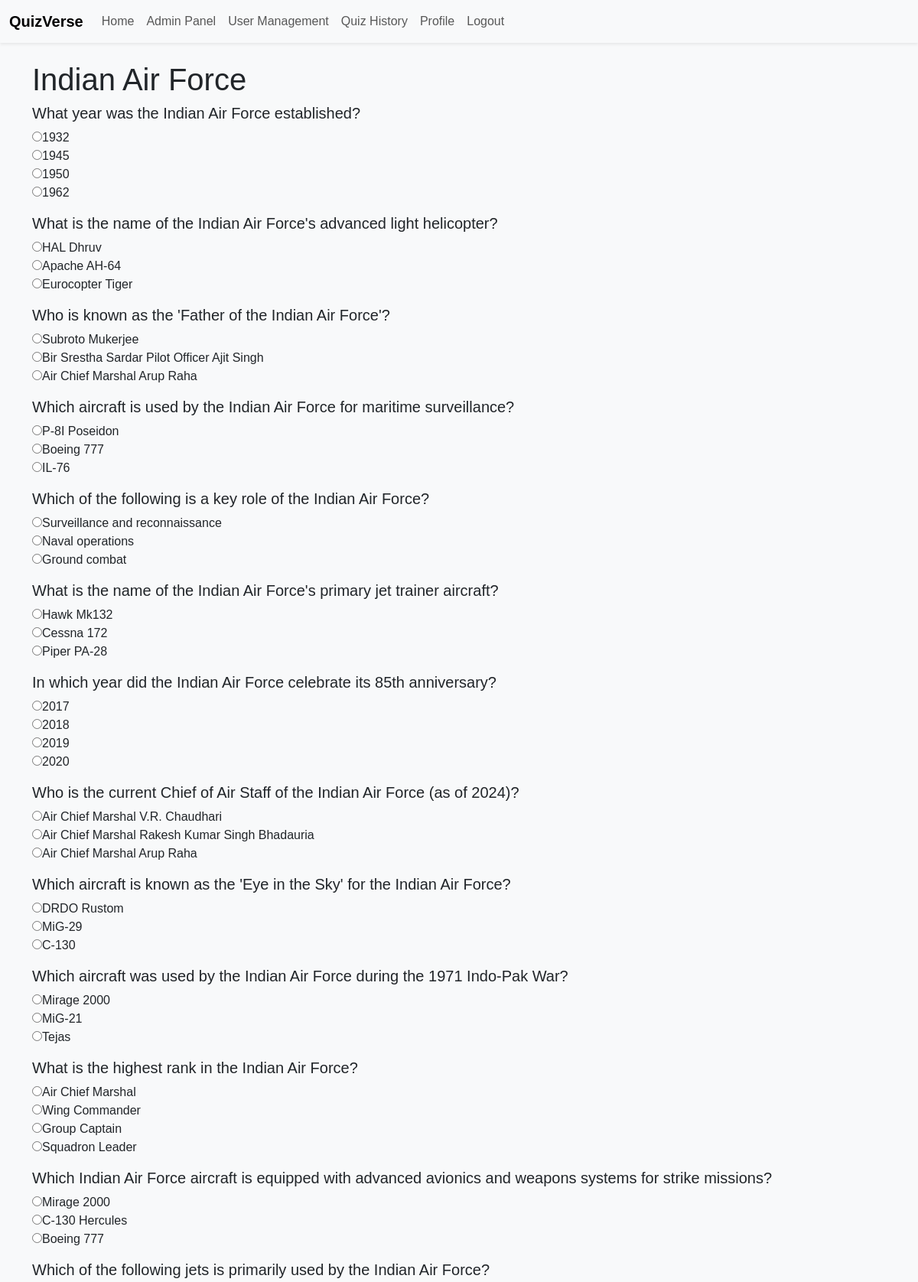
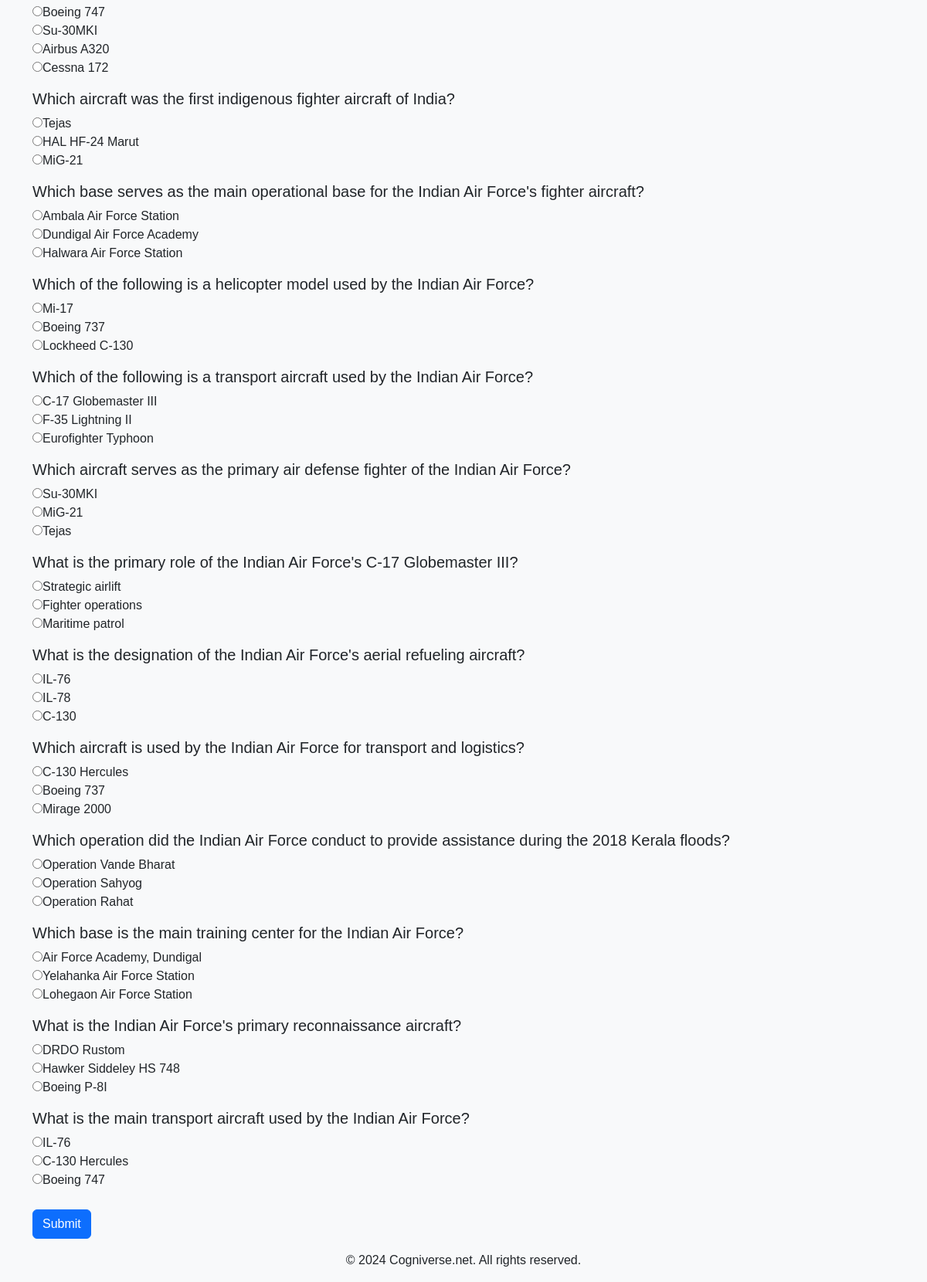
The page /quiz/1/ (signed in) on the database its author committed (2 pictures, top to bottom).
### quiz/models.py (models this page shows, shortened)
class QuizBank(models.Model):
    name = models.CharField(max_length=200)

class Question(models.Model):
    quiz_bank = models.ForeignKey(QuizBank, related_name='questions', on_delete=models.CASCADE)
    question_text = models.TextField()
    options = models.JSONField()  # Store options as JSON
    correct_answers = models.JSONField()  # Store correct answers as JSON
    has_multiple_correct_answers = models.BooleanField(default=False)  # Indicates if question has multiple correct answers
    def get_options(self):
        return json.loads(self.options) if isinstance(self.options, str) else self.options
    def get_correct_answers(self):
        return json.loads(self.correct_answers) if isinstance(self.correct_answers, str) else self.correct_answers

### quiz/views.py (the view, shortened to what this page needs)
# urls.py: path('quiz/<int:quiz_bank_id>/', quiz_view, name='quiz_view'),
@login_required
def quiz_view(request, quiz_bank_id):
    quiz_bank = get_object_or_404(QuizBank, id=quiz_bank_id)
    questions = list(quiz_bank.questions.all())
    random.shuffle(questions)  # Shuffle the list
    questions = questions[:25]  # Get the first 25 questions
    for question in questions:
        question.options = question.get_options()  # Convert JSON string to a list
        question.correct_answers = question.get_correct_answers()  # Convert JSON string to a list
    return render(request, 'quiz/quiz_view.html', {'quiz_bank': quiz_bank, 'questions': questions})

### quiz/templates/quiz/quiz_view.html (shortened to what this page needs)
{% extends 'quiz/base.html' %}
{% block content %}
    <h1>{{ quiz_bank.name }}</h1>
    <form method="POST">
        {% for question in questions %}
            <div class="mb-3">
                <h5>{{ question.question_text }}</h5>
                {% if question.has_multiple_correct_answers %}
                    {% for option in question.options %}
                        <div>
                            <input type="checkbox" name="question_{{ question.id }}" value="{{ option }}">{{ option }}
                        </div>
                    {% endfor %}
                {% else %}
                    {% for option in question.options %}
                        <div>
                            <input type="radio" name="question_{{ question.id }}" value="{{ option }}">{{ option }}
                        </div>
                    {% endfor %}
                {% endif %}
            </div>
        {% endfor %}
        <button type="submit" class="btn btn-primary">Submit</button>
    </form>
{% endblock %}

### quiz/templates/quiz/base.html (shortened to what this page needs)
{% load static %}
<!DOCTYPE html>
<html lang="en">
<head>
    <link href="https://cdn.jsdelivr.net/npm/bootstrap@5.3.3/dist/css/bootstrap.min.css" rel="stylesheet">
    <link rel="stylesheet" href="{% static 'quiz/style.css' %}">
</head>
<body class="d-flex flex-column">
    <nav class="navbar navbar-expand-lg navbar-light bg-light shadow-sm">
        <div class="container-fluid">
            <a class="navbar-brand fw-bold" href="{% url 'home' %}">QuizVerse</a>
            <div class="collapse navbar-collapse" id="navbarNav">
                <ul class="navbar-nav me-auto">
                    <li class="nav-item">
                        <a class="nav-link" href="{% url 'home' %}">Home</a>
                    </li>
                    {% if user.profile.is_admin %}
                        <li class="nav-item">
                            <a class="nav-link" href="{% url 'admin:index' %}">Admin Panel</a>
                        </li>
                        <li class="nav-item">
                            <a class="nav-link" href="{% url 'admin_user_management' %}">User Management</a>
                        </li>
                    {% endif %}
                    {% if user.is_authenticated %}
                        <li class="nav-item">
                            <a class="nav-link" href="{% url 'quiz_history' %}">Quiz History</a>
                        </li>
                        <li class="nav-item">
                            <a class="nav-link" href="{% url 'profile' %}">Profile</a>
                        </li>
                        <li class="nav-item">
                            <a class="nav-link" href="{% url 'logout' %}">Logout</a>
                        </li>
                    {% endif %}
                </ul>
            </div>
        </div>
    </nav>
    <div class="container mt-4 flex-fill">
        {% block content %}
        {% endblock %}
    </div>
    <footer class="bg-light text-center py-3 mt-auto">
        <p class="mb-0">&copy; 2024 Cogniverse.net. All rights reserved.</p>
    </footer>
</body>
</html>

### quiz/static/quiz/style.css (style rules this page uses)
html, body { height: 100%; margin: 0; }
.d-flex { min-height: 100vh; flex-direction: column; }
.flex-fill { flex: 1; }
body { background-color: #f8f9fa; font-family: Arial, sans-serif; }
.navbar { box-shadow: 0 2px 4px rgba(0, 0, 0, 0.1); }
.container { margin-top: 20px; }
.btn { margin-top: 10px; }
.mb-3 { margin-bottom: 1rem; }

### rows shown on the page
QuizBank: name "Indian Air Force"
Question: question_text "What year was the Indian Air Force established?", options "1932" "1945" "1950" "1962"
Question: question_text "What is the name of the Indian Air Force's advanced light helicopter?", options "HAL Dhruv" "Apache AH-64" "Eurocopter Tiger"
Question: question_text "Who is known as the 'Father of the Indian Air Force'?", options "Subroto Mukerjee" "Bir Srestha Sardar Pilot Officer Ajit Singh" "Air Chief Marshal Arup Raha"
Question: question_text "Which aircraft is used by the Indian Air Force for maritime surveillance?", options "P-8I Poseidon" "Boeing 777" "IL-76"
Question: question_text "Which of the following is a key role of the Indian Air Force?", options "Surveillance and reconnaissance" "Naval operations" "Ground combat"
Question: question_text "What is the name of the Indian Air Force's primary jet trainer aircraft?", options "Hawk Mk132" "Cessna 172" "Piper PA-28"
Question: question_text "In which year did the Indian Air Force celebrate its 85th anniversary?", options "2017" "2018" "2019" "2020"
Question: question_text "Who is the current Chief of Air Staff of the Indian Air Force (as of 2024)?", options "Air Chief Marshal V.R. Chaudhari" "Air Chief Marshal Rakesh Kumar Singh Bhadauria" "Air Chief Marshal Arup Raha"
Question: question_text "Which aircraft is known as the 'Eye in the Sky' for the Indian Air Force?", options "DRDO Rustom" "MiG-29" "C-130"
Question: question_text "Which aircraft was used by the Indian Air Force during the 1971 Indo-Pak War?", options "Mirage 2000" "MiG-21" "Tejas"
Question: question_text "What is the highest rank in the Indian Air Force?", options "Air Chief Marshal" "Wing Commander" "Group Captain" "Squadron Leader"
Question: question_text "Which Indian Air Force aircraft is equipped with advanced avionics and weapons systems for strike missions?", options "Mirage 2000" "C-130 Hercules" "Boeing 777"
Question: question_text "Which of the following jets is primarily used by the Indian Air Force?", options "Boeing 747" "Su-30MKI" "Airbus A320" "Cessna 172"
Question: question_text "Which aircraft was the first indigenous fighter aircraft of India?", options "Tejas" "HAL HF-24 Marut" "MiG-21"
Question: question_text "Which base serves as the main operational base for the Indian Air Force's fighter aircraft?", options "Ambala Air Force Station" "Dundigal Air Force Academy" "Halwara Air Force Station"
Question: question_text "Which of the following is a helicopter model used by the Indian Air Force?", options "Mi-17" "Boeing 737" "Lockheed C-130"
Question: question_text "Which of the following is a transport aircraft used by the Indian Air Force?", options "C-17 Globemaster III" "F-35 Lightning II" "Eurofighter Typhoon"
Question: question_text "Which aircraft serves as the primary air defense fighter of the Indian Air Force?", options "Su-30MKI" "MiG-21" "Tejas"
Question: question_text "What is the primary role of the Indian Air Force's C-17 Globemaster III?", options "Strategic airlift" "Fighter operations" "Maritime patrol"
Question: question_text "What is the designation of the Indian Air Force's aerial refueling aircraft?", options "IL-76" "IL-78" "C-130"
Question: question_text "Which aircraft is used by the Indian Air Force for transport and logistics?", options "C-130 Hercules" "Boeing 737" "Mirage 2000"
Question: question_text "Which operation did the Indian Air Force conduct to provide assistance during the 2018 Kerala floods?", options "Operation Vande Bharat" "Operation Sahyog" "Operation Rahat"
Question: question_text "Which base is the main training center for the Indian Air Force?", options "Air Force Academy, Dundigal" "Yelahanka Air Force Station" "Lohegaon Air Force Station"
Question: question_text "What is the Indian Air Force's primary reconnaissance aircraft?", options "DRDO Rustom" "Hawker Siddeley HS 748" "Boeing P-8I"
Question: question_text "What is the main transport aircraft used by the Indian Air Force?", options "IL-76" "C-130 Hercules" "Boeing 747"
